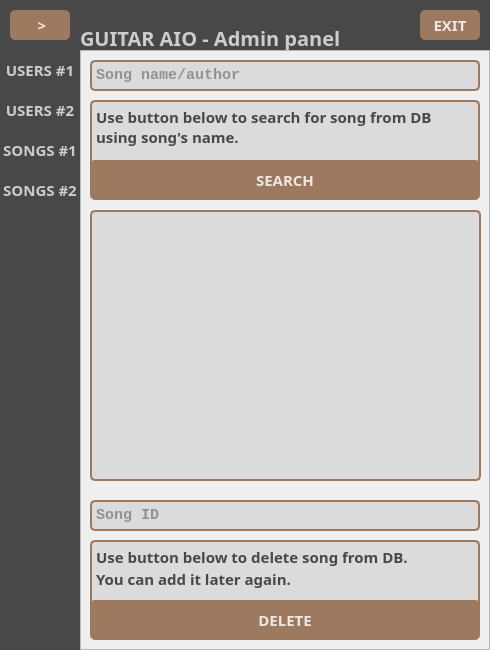
<?xml version="1.0" encoding="UTF-8"?>
<ui version="4.0">
 <class>AdminScreen</class>
 <widget class="QMainWindow" name="AdminScreen">
  <property name="geometry">
   <rect>
    <x>0</x>
    <y>0</y>
    <width>490</width>
    <height>650</height>
   </rect>
  </property>
  <property name="windowTitle">
   <string>MainWindow</string>
  </property>
  <property name="tabShape">
   <enum>QTabWidget::Rounded</enum>
  </property>
  <widget class="QWidget" name="centralwidget">
   <widget class="QFrame" name="frame">
    <property name="geometry">
     <rect>
      <x>0</x>
      <y>0</y>
      <width>490</width>
      <height>650</height>
     </rect>
    </property>
    <property name="styleSheet">
     <string notr="true"/>
    </property>
    <property name="frameShape">
     <enum>QFrame::StyledPanel</enum>
    </property>
    <property name="frameShadow">
     <enum>QFrame::Raised</enum>
    </property>
    <widget class="QFrame" name="frame_top">
     <property name="geometry">
      <rect>
       <x>0</x>
       <y>0</y>
       <width>490</width>
       <height>50</height>
      </rect>
     </property>
     <property name="styleSheet">
      <string notr="true">QFrame{
	background-color: rgb(72,72,73);
	border-radius: 0px;
}

QPushButton#btn_toggle, #btn_exit {
	background-color: rgb(157, 121, 95);
	color: rgba(255, 255, 255, 210);
	border-radius: 5px;
}
QPushButton#btn_toggle:hover, #btn_exit:hover {
	background-color: rgb(143, 110, 86);
}
QPushButton#btn_toggle:pressed, #btn_exit:pressed {
	background-color: rgb(130, 100, 78);
}
</string>
     </property>
     <property name="frameShape">
      <enum>QFrame::StyledPanel</enum>
     </property>
     <property name="frameShadow">
      <enum>QFrame::Raised</enum>
     </property>
     <widget class="QPushButton" name="btn_exit">
      <property name="geometry">
       <rect>
        <x>420</x>
        <y>10</y>
        <width>60</width>
        <height>30</height>
       </rect>
      </property>
      <property name="font">
       <font>
        <family>Dubai</family>
        <pointsize>11</pointsize>
        <weight>75</weight>
        <bold>true</bold>
       </font>
      </property>
      <property name="styleSheet">
       <string notr="true"/>
      </property>
      <property name="text">
       <string>EXIT</string>
      </property>
     </widget>
     <widget class="QPushButton" name="btn_toggle">
      <property name="geometry">
       <rect>
        <x>10</x>
        <y>10</y>
        <width>60</width>
        <height>30</height>
       </rect>
      </property>
      <property name="font">
       <font>
        <family>Dubai</family>
        <pointsize>11</pointsize>
        <weight>75</weight>
        <bold>true</bold>
       </font>
      </property>
      <property name="styleSheet">
       <string notr="true"/>
      </property>
      <property name="text">
       <string> &gt;</string>
      </property>
     </widget>
     <widget class="QLabel" name="label">
      <property name="geometry">
       <rect>
        <x>80</x>
        <y>-24</y>
        <width>100</width>
        <height>100</height>
       </rect>
      </property>
      <property name="styleSheet">
       <string notr="true">border-image: url(:/images/images/logo.jpg);</string>
      </property>
      <property name="text">
       <string/>
      </property>
     </widget>
     <widget class="QLabel" name="label_name">
      <property name="geometry">
       <rect>
        <x>80</x>
        <y>13</y>
        <width>331</width>
        <height>50</height>
       </rect>
      </property>
      <property name="font">
       <font>
        <family>Dubai</family>
        <pointsize>15</pointsize>
        <weight>75</weight>
        <bold>true</bold>
       </font>
      </property>
      <property name="styleSheet">
       <string notr="true">color: rgb(205,205,205);
background-color: rgba(0,0,0,0);</string>
      </property>
      <property name="text">
       <string>GUITAR AIO - Admin panel</string>
      </property>
     </widget>
    </widget>
    <widget class="QFrame" name="frame_left">
     <property name="geometry">
      <rect>
       <x>0</x>
       <y>50</y>
       <width>80</width>
       <height>600</height>
      </rect>
     </property>
     <property name="styleSheet">
      <string notr="true">QFrame{
	background-color: rgb(72,72,73);
	border-radius: 0px;
}

QPushButton#btn_user, #btn_user_2, #btn_song, #btn_song_2 {
	background-color: rgb(72,72,73);
	color: rgb(205, 205, 205);
	border: 0px;
}
QPushButton#btn_user:hover, #btn_user_2:hover, #btn_song:hover, #btn_song_2:hover {
	background-color: rgb(157, 121, 95);
}
QPushButton#btn_user:pressed, #btn_user_2:pressed, #btn_song:pressed, #btn_song_2:pressed {
	background-color: rgb(130, 100, 78);
}
</string>
     </property>
     <property name="frameShape">
      <enum>QFrame::StyledPanel</enum>
     </property>
     <property name="frameShadow">
      <enum>QFrame::Raised</enum>
     </property>
     <widget class="QPushButton" name="btn_user">
      <property name="geometry">
       <rect>
        <x>0</x>
        <y>0</y>
        <width>80</width>
        <height>40</height>
       </rect>
      </property>
      <property name="font">
       <font>
        <family>Dubai</family>
        <pointsize>11</pointsize>
        <weight>75</weight>
        <bold>true</bold>
       </font>
      </property>
      <property name="styleSheet">
       <string notr="true"/>
      </property>
      <property name="text">
       <string>USERS #1</string>
      </property>
     </widget>
     <widget class="QPushButton" name="btn_user_2">
      <property name="geometry">
       <rect>
        <x>0</x>
        <y>40</y>
        <width>80</width>
        <height>40</height>
       </rect>
      </property>
      <property name="font">
       <font>
        <family>Dubai</family>
        <pointsize>11</pointsize>
        <weight>75</weight>
        <bold>true</bold>
       </font>
      </property>
      <property name="styleSheet">
       <string notr="true"/>
      </property>
      <property name="text">
       <string>USERS #2</string>
      </property>
     </widget>
     <widget class="QPushButton" name="btn_song">
      <property name="geometry">
       <rect>
        <x>0</x>
        <y>80</y>
        <width>80</width>
        <height>40</height>
       </rect>
      </property>
      <property name="font">
       <font>
        <family>Dubai</family>
        <pointsize>11</pointsize>
        <weight>75</weight>
        <bold>true</bold>
       </font>
      </property>
      <property name="styleSheet">
       <string notr="true"/>
      </property>
      <property name="text">
       <string>SONGS #1</string>
      </property>
     </widget>
     <widget class="QPushButton" name="btn_song_2">
      <property name="geometry">
       <rect>
        <x>0</x>
        <y>120</y>
        <width>80</width>
        <height>40</height>
       </rect>
      </property>
      <property name="font">
       <font>
        <family>Dubai</family>
        <pointsize>11</pointsize>
        <weight>75</weight>
        <bold>true</bold>
       </font>
      </property>
      <property name="styleSheet">
       <string notr="true"/>
      </property>
      <property name="text">
       <string>SONGS #2</string>
      </property>
     </widget>
    </widget>
    <widget class="QFrame" name="frame_pages">
     <property name="geometry">
      <rect>
       <x>80</x>
       <y>50</y>
       <width>410</width>
       <height>600</height>
      </rect>
     </property>
     <property name="frameShape">
      <enum>QFrame::StyledPanel</enum>
     </property>
     <property name="frameShadow">
      <enum>QFrame::Raised</enum>
     </property>
     <widget class="QStackedWidget" name="stackedWidget">
      <property name="geometry">
       <rect>
        <x>0</x>
        <y>0</y>
        <width>410</width>
        <height>600</height>
       </rect>
      </property>
      <property name="contextMenuPolicy">
       <enum>Qt::DefaultContextMenu</enum>
      </property>
      <property name="styleSheet">
       <string notr="true">QPushButton#btn_ban_id, #btn_reset_id, #btn_online, #btn_search, #btn_add_db, #btn_search_2, #btn_delete {
	background-color: rgba(157, 121, 95, 255);
	color: rgba(255, 255, 255, 210);
	border-radius: 5px;
}
QPushButton#btn_ban_id:hover , #btn_reset_id:hover, #btn_online:hover, #btn_search:hover, #btn_add_db:hover, #btn_search_2:hover, #btn_delete:hover {
	background-color: rgba(143, 110, 86, 255);
}
QPushButton#btn_ban_id:pressed , #btn_reset_id:pressed, #btn_online:pressed, #btn_search:pressed, #btn_add_db:pressed, #btn_search_2:pressed, #btn_delete:pressed {
	background-color: rgba(130, 100, 78, 255);
}

QLineEdit {
	background-color: rgba(205,205,205,150);
	color: rgb(72,72,73);
	border-radius: 5px;
	border: 2px solid rgba(157, 121, 95, 255);
	padding-bottom: 2px;
	padding-left: 2px;
}
QTextEdit {
	background-color: rgba(205,205,205,150);
	color: rgb(72,72,73);
	border-radius: 5px;
	border: 2px solid rgba(157, 121, 95, 255);
	padding-bottom: 2px;
}
QPlainTextEdit {
	background-color: rgba(205,205,205,150);
	color: rgb(72,72,73);
	border-radius: 5px;
	border: 2px solid rgba(157, 121, 95, 255);
	padding-bottom: 2px;
}
</string>
      </property>
      <property name="currentIndex">
       <number>3</number>
      </property>
      <widget class="QWidget" name="page_user">
       <widget class="QLineEdit" name="input_ban_id">
        <property name="geometry">
         <rect>
          <x>10</x>
          <y>10</y>
          <width>390</width>
          <height>31</height>
         </rect>
        </property>
        <property name="font">
         <font>
          <family>Consolas</family>
          <pointsize>11</pointsize>
          <weight>75</weight>
          <bold>true</bold>
         </font>
        </property>
        <property name="styleSheet">
         <string notr="true"/>
        </property>
        <property name="placeholderText">
         <string>User ID</string>
        </property>
       </widget>
       <widget class="QPushButton" name="btn_ban_id">
        <property name="geometry">
         <rect>
          <x>10</x>
          <y>110</y>
          <width>390</width>
          <height>40</height>
         </rect>
        </property>
        <property name="font">
         <font>
          <family>Dubai</family>
          <pointsize>11</pointsize>
          <weight>75</weight>
          <bold>true</bold>
         </font>
        </property>
        <property name="styleSheet">
         <string notr="true"/>
        </property>
        <property name="text">
         <string>DELETE USER</string>
        </property>
       </widget>
       <widget class="QPlainTextEdit" name="label_ban">
        <property name="geometry">
         <rect>
          <x>10</x>
          <y>50</y>
          <width>390</width>
          <height>70</height>
         </rect>
        </property>
        <property name="font">
         <font>
          <family>Dubai</family>
          <pointsize>11</pointsize>
          <weight>75</weight>
          <bold>true</bold>
         </font>
        </property>
        <property name="styleSheet">
         <string notr="true"/>
        </property>
        <property name="verticalScrollBarPolicy">
         <enum>Qt::ScrollBarAlwaysOff</enum>
        </property>
        <property name="horizontalScrollBarPolicy">
         <enum>Qt::ScrollBarAlwaysOff</enum>
        </property>
        <property name="readOnly">
         <bool>true</bool>
        </property>
        <property name="plainText">
         <string>Use button below to delete user's account from database.
He can register again later.</string>
        </property>
       </widget>
       <widget class="QLineEdit" name="input_reset_id">
        <property name="geometry">
         <rect>
          <x>10</x>
          <y>170</y>
          <width>390</width>
          <height>31</height>
         </rect>
        </property>
        <property name="font">
         <font>
          <family>Consolas</family>
          <pointsize>11</pointsize>
          <weight>75</weight>
          <bold>true</bold>
         </font>
        </property>
        <property name="styleSheet">
         <string notr="true"/>
        </property>
        <property name="placeholderText">
         <string>User ID</string>
        </property>
       </widget>
       <widget class="QPlainTextEdit" name="label_reset">
        <property name="geometry">
         <rect>
          <x>10</x>
          <y>210</y>
          <width>390</width>
          <height>70</height>
         </rect>
        </property>
        <property name="font">
         <font>
          <family>Dubai</family>
          <pointsize>11</pointsize>
          <weight>75</weight>
          <bold>true</bold>
         </font>
        </property>
        <property name="styleSheet">
         <string notr="true"/>
        </property>
        <property name="verticalScrollBarPolicy">
         <enum>Qt::ScrollBarAlwaysOff</enum>
        </property>
        <property name="horizontalScrollBarPolicy">
         <enum>Qt::ScrollBarAlwaysOff</enum>
        </property>
        <property name="readOnly">
         <bool>true</bool>
        </property>
        <property name="plainText">
         <string>Use button below to reset user's stats.</string>
        </property>
       </widget>
       <widget class="QPushButton" name="btn_reset_id">
        <property name="geometry">
         <rect>
          <x>10</x>
          <y>270</y>
          <width>390</width>
          <height>40</height>
         </rect>
        </property>
        <property name="font">
         <font>
          <family>Dubai</family>
          <pointsize>11</pointsize>
          <weight>75</weight>
          <bold>true</bold>
         </font>
        </property>
        <property name="styleSheet">
         <string notr="true"/>
        </property>
        <property name="text">
         <string>RESET STATS</string>
        </property>
       </widget>
       <widget class="QListWidget" name="list_online">
        <property name="geometry">
         <rect>
          <x>10</x>
          <y>330</y>
          <width>390</width>
          <height>231</height>
         </rect>
        </property>
        <property name="font">
         <font>
          <family>Dubai</family>
          <pointsize>11</pointsize>
          <weight>75</weight>
          <bold>true</bold>
         </font>
        </property>
        <property name="layoutDirection">
         <enum>Qt::LeftToRight</enum>
        </property>
        <property name="styleSheet">
         <string notr="true">QListWidget#list_online {
	color: rgb(72,72,73);
	background-color: rgba(205,205,205,150);
	border-radius: 5px;
	border: 2px solid rgba(157, 121, 95, 255);
}
QListWidget::item:hover {
	color: rgb(205, 205, 205);
	background-color: rgba(157, 121, 95, 210);
}
QListWidget::item:selected {
	color: rgb(205, 205, 205);
	background-color: rgba(157, 121, 95, 255);
}</string>
        </property>
        <property name="verticalScrollBarPolicy">
         <enum>Qt::ScrollBarAlwaysOff</enum>
        </property>
        <property name="horizontalScrollBarPolicy">
         <enum>Qt::ScrollBarAlwaysOff</enum>
        </property>
        <property name="wordWrap">
         <bool>false</bool>
        </property>
       </widget>
       <widget class="QPushButton" name="btn_online">
        <property name="geometry">
         <rect>
          <x>10</x>
          <y>550</y>
          <width>390</width>
          <height>40</height>
         </rect>
        </property>
        <property name="font">
         <font>
          <family>Dubai</family>
          <pointsize>11</pointsize>
          <weight>75</weight>
          <bold>true</bold>
         </font>
        </property>
        <property name="styleSheet">
         <string notr="true"/>
        </property>
        <property name="text">
         <string>ONLINE USERS (refresh)</string>
        </property>
       </widget>
       <zorder>input_ban_id</zorder>
       <zorder>label_ban</zorder>
       <zorder>btn_ban_id</zorder>
       <zorder>input_reset_id</zorder>
       <zorder>label_reset</zorder>
       <zorder>btn_reset_id</zorder>
       <zorder>list_online</zorder>
       <zorder>btn_online</zorder>
      </widget>
      <widget class="QWidget" name="page_user_2">
       <widget class="QLineEdit" name="input_search">
        <property name="geometry">
         <rect>
          <x>10</x>
          <y>10</y>
          <width>390</width>
          <height>31</height>
         </rect>
        </property>
        <property name="font">
         <font>
          <family>Consolas</family>
          <pointsize>11</pointsize>
          <weight>75</weight>
          <bold>true</bold>
         </font>
        </property>
        <property name="styleSheet">
         <string notr="true"/>
        </property>
        <property name="placeholderText">
         <string>Username</string>
        </property>
       </widget>
       <widget class="QPushButton" name="btn_search">
        <property name="geometry">
         <rect>
          <x>10</x>
          <y>110</y>
          <width>390</width>
          <height>40</height>
         </rect>
        </property>
        <property name="font">
         <font>
          <family>Dubai</family>
          <pointsize>11</pointsize>
          <weight>75</weight>
          <bold>true</bold>
         </font>
        </property>
        <property name="styleSheet">
         <string notr="true"/>
        </property>
        <property name="text">
         <string>SEARCH</string>
        </property>
       </widget>
       <widget class="QPlainTextEdit" name="label_search">
        <property name="geometry">
         <rect>
          <x>10</x>
          <y>50</y>
          <width>390</width>
          <height>70</height>
         </rect>
        </property>
        <property name="font">
         <font>
          <family>Dubai</family>
          <pointsize>11</pointsize>
          <weight>75</weight>
          <bold>true</bold>
         </font>
        </property>
        <property name="styleSheet">
         <string notr="true"/>
        </property>
        <property name="verticalScrollBarPolicy">
         <enum>Qt::ScrollBarAlwaysOff</enum>
        </property>
        <property name="horizontalScrollBarPolicy">
         <enum>Qt::ScrollBarAlwaysOff</enum>
        </property>
        <property name="readOnly">
         <bool>true</bool>
        </property>
        <property name="plainText">
         <string>Use button below to find user's ID using their username.</string>
        </property>
       </widget>
       <zorder>input_search</zorder>
       <zorder>label_search</zorder>
       <zorder>btn_search</zorder>
      </widget>
      <widget class="QWidget" name="page_song">
       <widget class="QLineEdit" name="input_author">
        <property name="geometry">
         <rect>
          <x>10</x>
          <y>10</y>
          <width>390</width>
          <height>31</height>
         </rect>
        </property>
        <property name="font">
         <font>
          <family>Consolas</family>
          <pointsize>11</pointsize>
          <weight>75</weight>
          <bold>true</bold>
         </font>
        </property>
        <property name="styleSheet">
         <string notr="true"/>
        </property>
        <property name="placeholderText">
         <string>Song author</string>
        </property>
       </widget>
       <widget class="QLineEdit" name="input_name">
        <property name="geometry">
         <rect>
          <x>10</x>
          <y>50</y>
          <width>390</width>
          <height>31</height>
         </rect>
        </property>
        <property name="font">
         <font>
          <family>Consolas</family>
          <pointsize>11</pointsize>
          <weight>75</weight>
          <bold>true</bold>
         </font>
        </property>
        <property name="styleSheet">
         <string notr="true"/>
        </property>
        <property name="text">
         <string/>
        </property>
        <property name="placeholderText">
         <string>Song name</string>
        </property>
       </widget>
       <widget class="QPushButton" name="btn_add_db">
        <property name="geometry">
         <rect>
          <x>10</x>
          <y>550</y>
          <width>390</width>
          <height>40</height>
         </rect>
        </property>
        <property name="font">
         <font>
          <family>Dubai</family>
          <pointsize>11</pointsize>
          <weight>75</weight>
          <bold>true</bold>
         </font>
        </property>
        <property name="styleSheet">
         <string notr="true"/>
        </property>
        <property name="text">
         <string>ADD SONG TO DB</string>
        </property>
       </widget>
       <widget class="QTextEdit" name="input_chords">
        <property name="geometry">
         <rect>
          <x>10</x>
          <y>90</y>
          <width>390</width>
          <height>451</height>
         </rect>
        </property>
        <property name="font">
         <font>
          <family>Consolas</family>
          <pointsize>11</pointsize>
          <weight>75</weight>
          <bold>true</bold>
         </font>
        </property>
        <property name="styleSheet">
         <string notr="true"/>
        </property>
        <property name="verticalScrollBarPolicy">
         <enum>Qt::ScrollBarAlwaysOff</enum>
        </property>
        <property name="placeholderText">
         <string>Chords</string>
        </property>
       </widget>
      </widget>
      <widget class="QWidget" name="page_song_2">
       <widget class="QPushButton" name="btn_search_2">
        <property name="geometry">
         <rect>
          <x>10</x>
          <y>110</y>
          <width>390</width>
          <height>40</height>
         </rect>
        </property>
        <property name="font">
         <font>
          <family>Dubai</family>
          <pointsize>11</pointsize>
          <weight>75</weight>
          <bold>true</bold>
         </font>
        </property>
        <property name="styleSheet">
         <string notr="true"/>
        </property>
        <property name="text">
         <string>SEARCH</string>
        </property>
       </widget>
       <widget class="QPlainTextEdit" name="label_search_2">
        <property name="geometry">
         <rect>
          <x>10</x>
          <y>50</y>
          <width>390</width>
          <height>70</height>
         </rect>
        </property>
        <property name="font">
         <font>
          <family>Dubai</family>
          <pointsize>11</pointsize>
          <weight>75</weight>
          <bold>true</bold>
         </font>
        </property>
        <property name="styleSheet">
         <string notr="true"/>
        </property>
        <property name="verticalScrollBarPolicy">
         <enum>Qt::ScrollBarAlwaysOff</enum>
        </property>
        <property name="horizontalScrollBarPolicy">
         <enum>Qt::ScrollBarAlwaysOff</enum>
        </property>
        <property name="readOnly">
         <bool>true</bool>
        </property>
        <property name="plainText">
         <string>Use button below to search for song from DB using song's name.</string>
        </property>
       </widget>
       <widget class="QLineEdit" name="input_search_2">
        <property name="geometry">
         <rect>
          <x>10</x>
          <y>10</y>
          <width>390</width>
          <height>31</height>
         </rect>
        </property>
        <property name="font">
         <font>
          <family>Consolas</family>
          <pointsize>11</pointsize>
          <weight>75</weight>
          <bold>true</bold>
         </font>
        </property>
        <property name="styleSheet">
         <string notr="true"/>
        </property>
        <property name="text">
         <string/>
        </property>
        <property name="placeholderText">
         <string>Song name/author</string>
        </property>
       </widget>
       <widget class="QListWidget" name="list_search">
        <property name="geometry">
         <rect>
          <x>10</x>
          <y>160</y>
          <width>391</width>
          <height>271</height>
         </rect>
        </property>
        <property name="font">
         <font>
          <family>Dubai</family>
          <pointsize>11</pointsize>
          <weight>75</weight>
          <bold>true</bold>
         </font>
        </property>
        <property name="layoutDirection">
         <enum>Qt::LeftToRight</enum>
        </property>
        <property name="styleSheet">
         <string notr="true">QListWidget#list_search {
	color: rgb(72,72,73);
	background-color: rgba(205,205,205,150);
	border-radius: 5px;
	border: 2px solid rgba(157, 121, 95, 255);
}
QListWidget::item:hover {
	color: rgb(205, 205, 205);
	background-color: rgba(157, 121, 95, 210);
}
QListWidget::item:selected {
	color: rgb(205, 205, 205);
	background-color: rgba(157, 121, 95, 255);
}</string>
        </property>
        <property name="verticalScrollBarPolicy">
         <enum>Qt::ScrollBarAlwaysOff</enum>
        </property>
        <property name="horizontalScrollBarPolicy">
         <enum>Qt::ScrollBarAlwaysOff</enum>
        </property>
        <property name="wordWrap">
         <bool>false</bool>
        </property>
       </widget>
       <widget class="QPushButton" name="btn_delete">
        <property name="geometry">
         <rect>
          <x>10</x>
          <y>550</y>
          <width>390</width>
          <height>40</height>
         </rect>
        </property>
        <property name="font">
         <font>
          <family>Dubai</family>
          <pointsize>11</pointsize>
          <weight>75</weight>
          <bold>true</bold>
         </font>
        </property>
        <property name="styleSheet">
         <string notr="true"/>
        </property>
        <property name="text">
         <string>DELETE</string>
        </property>
       </widget>
       <widget class="QLineEdit" name="input_delete">
        <property name="geometry">
         <rect>
          <x>10</x>
          <y>450</y>
          <width>390</width>
          <height>31</height>
         </rect>
        </property>
        <property name="font">
         <font>
          <family>Consolas</family>
          <pointsize>11</pointsize>
          <weight>75</weight>
          <bold>true</bold>
         </font>
        </property>
        <property name="styleSheet">
         <string notr="true"/>
        </property>
        <property name="text">
         <string/>
        </property>
        <property name="placeholderText">
         <string>Song ID</string>
        </property>
       </widget>
       <widget class="QPlainTextEdit" name="label_delete">
        <property name="geometry">
         <rect>
          <x>10</x>
          <y>490</y>
          <width>390</width>
          <height>70</height>
         </rect>
        </property>
        <property name="font">
         <font>
          <family>Dubai</family>
          <pointsize>11</pointsize>
          <weight>75</weight>
          <bold>true</bold>
         </font>
        </property>
        <property name="styleSheet">
         <string notr="true"/>
        </property>
        <property name="verticalScrollBarPolicy">
         <enum>Qt::ScrollBarAlwaysOff</enum>
        </property>
        <property name="horizontalScrollBarPolicy">
         <enum>Qt::ScrollBarAlwaysOff</enum>
        </property>
        <property name="readOnly">
         <bool>true</bool>
        </property>
        <property name="plainText">
         <string>Use button below to delete song from DB.
You can add it later again.</string>
        </property>
       </widget>
       <zorder>label_search_2</zorder>
       <zorder>input_search_2</zorder>
       <zorder>list_search</zorder>
       <zorder>input_delete</zorder>
       <zorder>label_delete</zorder>
       <zorder>btn_search_2</zorder>
       <zorder>btn_delete</zorder>
      </widget>
      <widget class="QWidget" name="page_empty"/>
     </widget>
    </widget>
    <widget class="QFrame" name="frame_bg">
     <property name="geometry">
      <rect>
       <x>0</x>
       <y>0</y>
       <width>490</width>
       <height>650</height>
      </rect>
     </property>
     <property name="styleSheet">
      <string notr="true"/>
     </property>
     <property name="frameShape">
      <enum>QFrame::StyledPanel</enum>
     </property>
     <property name="frameShadow">
      <enum>QFrame::Raised</enum>
     </property>
     <widget class="QLabel" name="label_bg">
      <property name="geometry">
       <rect>
        <x>0</x>
        <y>0</y>
        <width>490</width>
        <height>650</height>
       </rect>
      </property>
      <property name="font">
       <font>
        <pointsize>13</pointsize>
       </font>
      </property>
      <property name="styleSheet">
       <string notr="true">border-image: url(:/images/images/bg.jpg);</string>
      </property>
      <property name="text">
       <string/>
      </property>
     </widget>
    </widget>
    <zorder>frame_bg</zorder>
    <zorder>frame_pages</zorder>
    <zorder>frame_top</zorder>
    <zorder>frame_left</zorder>
   </widget>
  </widget>
 </widget>
 <resources>
  <include location="../res.qrc"/>
 </resources>
 <connections/>
</ui>
